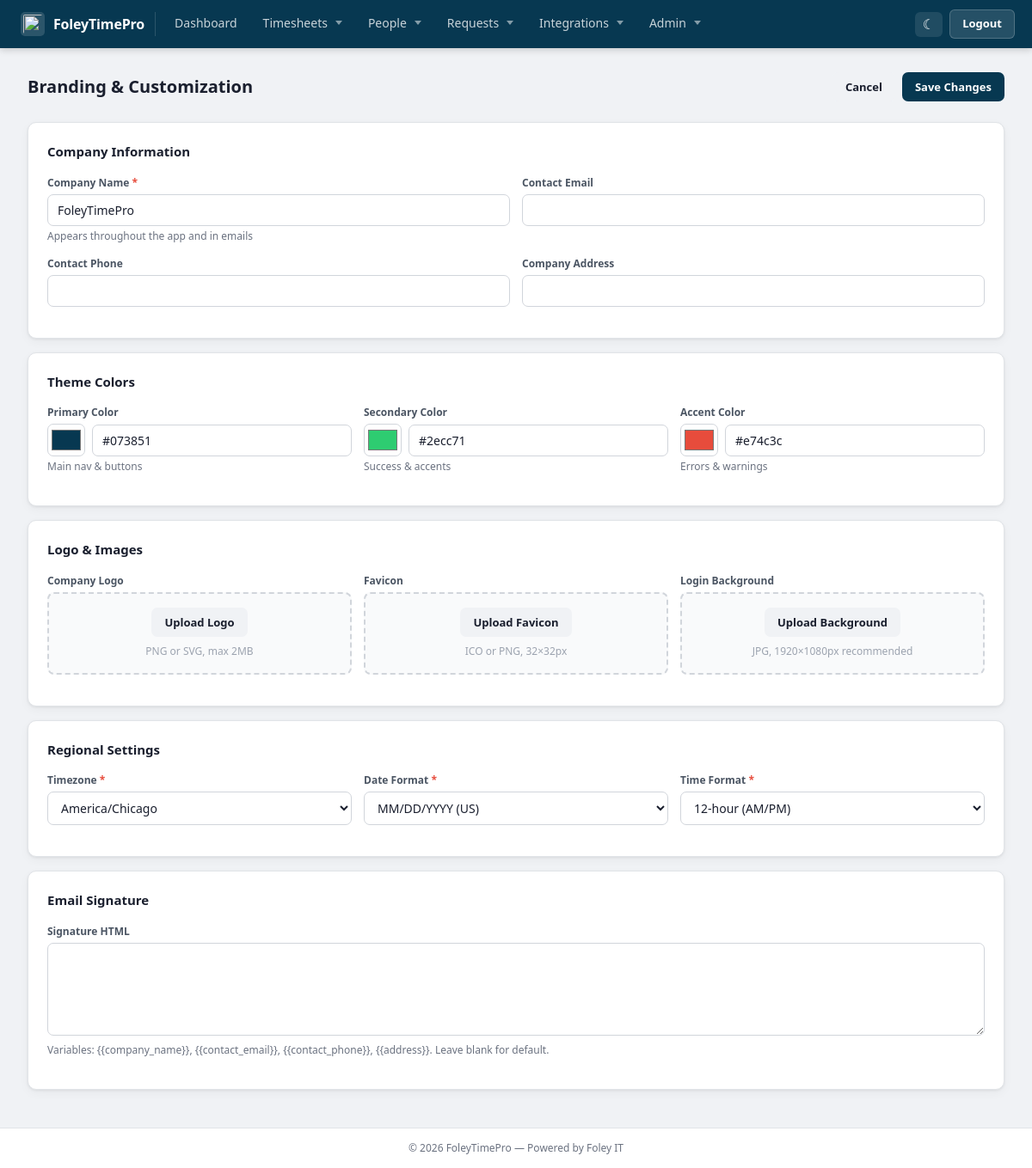
Page /admin/branding.php (signed in) on the committed database.
### tables this page shows
CREATE TABLE `branding` (
  `ID` int(11) NOT NULL AUTO_INCREMENT,
  `CompanyName` varchar(255) NOT NULL DEFAULT 'FoleyTimePro',
  `LogoPath` varchar(255) DEFAULT NULL,
  `FaviconPath` varchar(255) DEFAULT NULL,
  `PrimaryColor` varchar(7) DEFAULT '#073851',
  `SecondaryColor` varchar(7) DEFAULT '#2ecc71',
  `AccentColor` varchar(7) DEFAULT '#e74c3c',
  `LoginBackground` varchar(255) DEFAULT NULL,
  `EmailSignature` text DEFAULT NULL,
  `ContactEmail` varchar(255) DEFAULT NULL,
  `ContactPhone` varchar(20) DEFAULT NULL,
  `Address` text DEFAULT NULL,
  `Timezone` varchar(50) DEFAULT 'America/Chicago',
  `DateFormat` varchar(20) DEFAULT 'MM/DD/YYYY',
  `TimeFormat` enum('12h','24h') DEFAULT '12h',
  `CreatedAt` datetime DEFAULT current_timestamp(),
  `UpdatedAt` datetime DEFAULT current_timestamp() ON UPDATE current_timestamp(),
  PRIMARY KEY (`ID`)
);

### functions/get_branding.php (called while the page is built, shortened)
<?php
function getBranding($conn = null, $forceRefresh = false) {
    if (!$forceRefresh && isset($_SESSION['branding_cache']) &&
        isset($_SESSION['branding_cache_time']) &&
        (time() - $_SESSION['branding_cache_time']) < 3600) {
        return $_SESSION['branding_cache'];
    }
    $branding = [
        'CompanyName' => 'FoleyTimePro',
        'LogoPath' => '/images/FoleyTimePro-logo.png',
        'FaviconPath' => '/images/FoleyTimePro-favicon.webp',
        'PrimaryColor' => '#3498db',
        'SecondaryColor' => '#2ecc71',
        'AccentColor' => '#e74c3c',
        'LoginBackground' => null,
        'EmailSignature' => null,
        'ContactEmail' => null,
        'ContactPhone' => null,
        'Address' => null,
        'Timezone' => 'America/Chicago',
        'DateFormat' => 'MM/DD/YYYY',
        'TimeFormat' => '12h'
    ];
    $result = $conn->query("SELECT * FROM branding LIMIT 1");
    if ($result && $result->num_rows > 0) {
        $branding = $result->fetch_assoc();
    }
    return $branding;
}
?>

### admin/branding.php (the view, shortened to what this page needs)
<?php
require_once __DIR__ . '/../functions/get_branding.php';
$branding = getBranding($conn);
$timezones = DateTimeZone::listIdentifiers();
?>
<?php include 'includes/header.php'; ?>
<div class="page-header">
  <h1>Branding &amp; Customization</h1>
  <div style="display:flex;gap:8px">
    <a href="dashboard.php" class="btn btn-secondary">Cancel</a>
    <button type="submit" form="brandingForm" class="btn btn-primary">Save Changes</button>
  </div>
</div>
<form method="POST" id="brandingForm">
  <div class="card" style="margin-bottom:16px">
    <h2>Company Information</h2>
    <div class="form-row">
      <div class="form-group">
        <label>Company Name <span style="color:#e74c3c">*</span></label>
        <input type="text" name="company_name" value="<?= htmlspecialchars($branding['CompanyName']) ?>" required>
        <small style="color:#6b7280;font-size:12px">Appears throughout the app and in emails</small>
      </div>
      <div class="form-group">
        <label>Contact Email</label>
        <input type="email" name="contact_email" value="<?= htmlspecialchars($branding['ContactEmail'] ?? '') ?>">
      </div>
    </div>
    <div class="form-row">
      <div class="form-group">
        <label>Contact Phone</label>
        <input type="tel" name="contact_phone" value="<?= htmlspecialchars($branding['ContactPhone'] ?? '') ?>">
      </div>
      <div class="form-group">
        <label>Company Address</label>
        <input type="text" name="address" value="<?= htmlspecialchars($branding['Address'] ?? '') ?>">
      </div>
    </div>
  </div>
  <div class="card" style="margin-bottom:16px">
    <h2>Theme Colors</h2>
    <div class="form-row">
      <?php foreach ([
        ['primary_color',   'Primary Color',   'Main nav &amp; buttons',    $branding['PrimaryColor']],
        ['secondary_color', 'Secondary Color', 'Success &amp; accents',     $branding['SecondaryColor']],
        ['accent_color',    'Accent Color',    'Errors &amp; warnings',     $branding['AccentColor']],
      ] as [$id, $label, $hint, $val]): ?>
      <div class="form-group">
        <label><?= $label ?></label>
        <div style="display:flex;gap:8px;align-items:center">
          <input type="color" id="<?= $id ?>_picker" value="<?= htmlspecialchars($val) ?>"
                 style="width:44px;height:38px;padding:2px;border:1.5px solid #d1d5db;border-radius:7px;cursor:pointer;flex-shrink:0">
          <input type="text" name="<?= $id ?>" id="<?= $id ?>"
                 value="<?= htmlspecialchars($val) ?>" pattern="^#[0-9A-Fa-f]{6}$" required>
        </div>
        <small style="color:#6b7280;font-size:12px"><?= $hint ?></small>
      </div>
      <?php endforeach; ?>
    </div>
  </div>
  <div class="card" style="margin-bottom:16px">
    <h2>Logo &amp; Images</h2>
    <div class="form-row">
      <div class="form-group">
        <label>Company Logo</label>
        <div style="border:2px dashed #d1d5db;border-radius:8px;padding:16px;text-align:center;background:#f9fafb">
          <a href="#" onclick="document.getElementById('uploadLogoModal').style.display='block'; return false;" class="btn btn-sm btn-secondary">Upload Logo</a>
          <p style="margin:8px 0 0;font-size:12px;color:#9ca3af">PNG or SVG, max 2MB</p>
        </div>
      </div>
      <div class="form-group">
        <label>Favicon</label>
        <div style="border:2px dashed #d1d5db;border-radius:8px;padding:16px;text-align:center;background:#f9fafb">
          <a href="#" onclick="document.getElementById('uploadFaviconModal').style.display='block'; return false;" class="btn btn-sm btn-secondary">Upload Favicon</a>
          <p style="margin:8px 0 0;font-size:12px;color:#9ca3af">ICO or PNG, 32×32px</p>
        </div>
      </div>
      <div class="form-group">
        <label>Login Background</label>
        <div style="border:2px dashed #d1d5db;border-radius:8px;padding:16px;text-align:center;background:#f9fafb">
          <a href="#" onclick="document.getElementById('uploadBackgroundModal').style.display='block'; return false;" class="btn btn-sm btn-secondary">Upload Background</a>
          <p style="margin:8px 0 0;font-size:12px;color:#9ca3af">JPG, 1920×1080px recommended</p>
        </div>
      </div>
    </div>
  </div>
  <div class="card" style="margin-bottom:16px">
    <h2>Regional Settings</h2>
    <div class="form-row">
      <div class="form-group">
        <label>Timezone <span style="color:#e74c3c">*</span></label>
        <select name="timezone" required>
          <?php foreach ($timezones as $tz): ?>
            <option value="<?= htmlspecialchars($tz) ?>" <?= $tz === $branding['Timezone'] ? 'selected' : '' ?>><?= htmlspecialchars($tz) ?></option>
          <?php endforeach; ?>
        </select>
      </div>
      <div class="form-group">
        <label>Date Format <span style="color:#e74c3c">*</span></label>
        <select name="date_format" required>
          <option value="MM/DD/YYYY" <?= $branding['DateFormat'] === 'MM/DD/YYYY' ? 'selected' : '' ?>>MM/DD/YYYY (US)</option>
        </select>
      </div>
      <div class="form-group">
        <label>Time Format <span style="color:#e74c3c">*</span></label>
        <select name="time_format" required>
          <option value="12h" <?= $branding['TimeFormat'] === '12h' ? 'selected' : '' ?>>12-hour (AM/PM)</option>
        </select>
      </div>
    </div>
  </div>
  <div class="card" style="margin-bottom:16px">
    <h2>Email Signature</h2>
    <div class="form-group">
      <label>Signature HTML</label>
      <textarea name="email_signature" rows="6" style="font-family:monospace;font-size:13px"><?= htmlspecialchars($branding['EmailSignature'] ?? '') ?></textarea>
      <small style="color:#6b7280;font-size:12px">Variables: {{company_name}}, {{contact_email}}, {{contact_phone}}, {{address}}. Leave blank for default.</small>
    </div>
  </div>
</form>
<?php include 'includes/footer.php'; ?>

### admin/includes/header.php (shortened to what this page needs)
<?php
$branding    = getBranding($conn);
$adminTheme  = $_COOKIE['admin_theme'] ?? 'light';
$cur         = basename($_SERVER['PHP_SELF']);
$pendingEdits = (int)($conn->query("SELECT COUNT(*) c FROM pending_edits WHERE Status='Pending'")->fetch_assoc()['c'] ?? 0);
$pendingTO    = (int)($conn->query("SELECT COUNT(*) c FROM time_off_requests WHERE Status='Pending'")->fetch_assoc()['c'] ?? 0);
function navLink(string $href, string $label, array $matches, int $badge = 0): string {
    global $cur;
    $active = in_array($cur, $matches) ? ' active' : '';
    $b = $badge > 0 ? '<span class="anb">'.$badge.'</span>' : '';
    return '<a href="'.$href.'" class="'.$active.'">'.$label.$b.'</a>';
}
?>
<!DOCTYPE html>
<html lang="en" data-theme="<?= htmlspecialchars($adminTheme) ?>">
<head>
<link rel="stylesheet" href="../css/admin-layout.css">
</head>
<body>
<div class="a-wrap">
  <header class="a-nav">
    <div class="a-nav-left">
      <a href="dashboard.php" class="a-brand">
        <img src="<?= htmlspecialchars($branding['LogoPath']) ?>" alt="" class="a-brand-logo">
        <span><?= htmlspecialchars($branding['CompanyName']) ?></span>
      </a>
    </div>
    <nav class="a-nav-links" id="navLinks">
      <?= navLink('dashboard.php',       'Dashboard',    ['dashboard.php']) ?>
      <div class="a-dropdown">
        <button class="a-dropbtn<?= in_array($cur,['view_punches.php','summary.php','attendance.php']) ? ' active' : '' ?>">Timesheets</button>
      </div>
      <div class="a-dropdown">
        <button class="a-dropbtn<?= in_array($cur,['manage_users.php','add_user.php','edit_user.php','archived_users.php','manage_shifts.php','add_shift.php','edit_shift.php','manage_offices.php']) ? ' active' : '' ?>">People</button>
      </div>
      <div class="a-dropdown">
        <button class="a-dropbtn<?= in_array($cur,['time_off_requests.php','edits_timesheet.php']) ? ' active' : '' ?>">
          Requests<?php if ($pendingTO + $pendingEdits > 0): ?><span class="anb"><?= $pendingTO + $pendingEdits ?></span><?php endif; ?>
        </button>
      </div>
      <div class="a-dropdown">
        <button class="a-dropbtn<?= in_array($cur,['geofences.php','quickbooks.php']) ? ' active' : '' ?>">Integrations</button>
      </div>
      <div class="a-dropdown">
        <button class="a-dropbtn<?= in_array($cur,['reports.php','manage_admins.php','add_admin.php','edit_admin.php','settings.php','enable_2fa.php']) ? ' active' : '' ?>">Admin</button>
      </div>
    </nav>
    <div class="a-nav-right">
      <button class="a-theme-btn" id="themeBtn" title="Toggle dark mode">
        <span id="themeIcon"><?= $adminTheme === 'dark' ? '&#9728;' : '&#9790;' ?></span>
      </button>
      <a href="../logout.php" class="a-logout-btn">Logout</a>
    </div>
  </header>
  <main class="a-main">
    <div class="a-content">

### admin/includes/footer.php (shortened to what this page needs)
    </div>
  </main>
</div>
<footer class="a-footer">
  &copy; <?= date('Y') ?> <?= htmlspecialchars($branding['CompanyName']) ?> &mdash; Powered by Foley IT
</footer>
</body>
</html>

### rows in the picture
branding: CompanyName "FoleyTimePro", company_name "FoleyTimePro", timezone "America/Chicago", date_format "MM/DD/YYYY (US)", time_format "12-hour (AM/PM)"

### other values in the picture
$label "Dashboard"
$label "Primary Color"
$hint "Main nav & buttons"
$label "Secondary Color"
$hint "Success & accents"
$label "Accent Color"
$hint "Errors & warnings"
